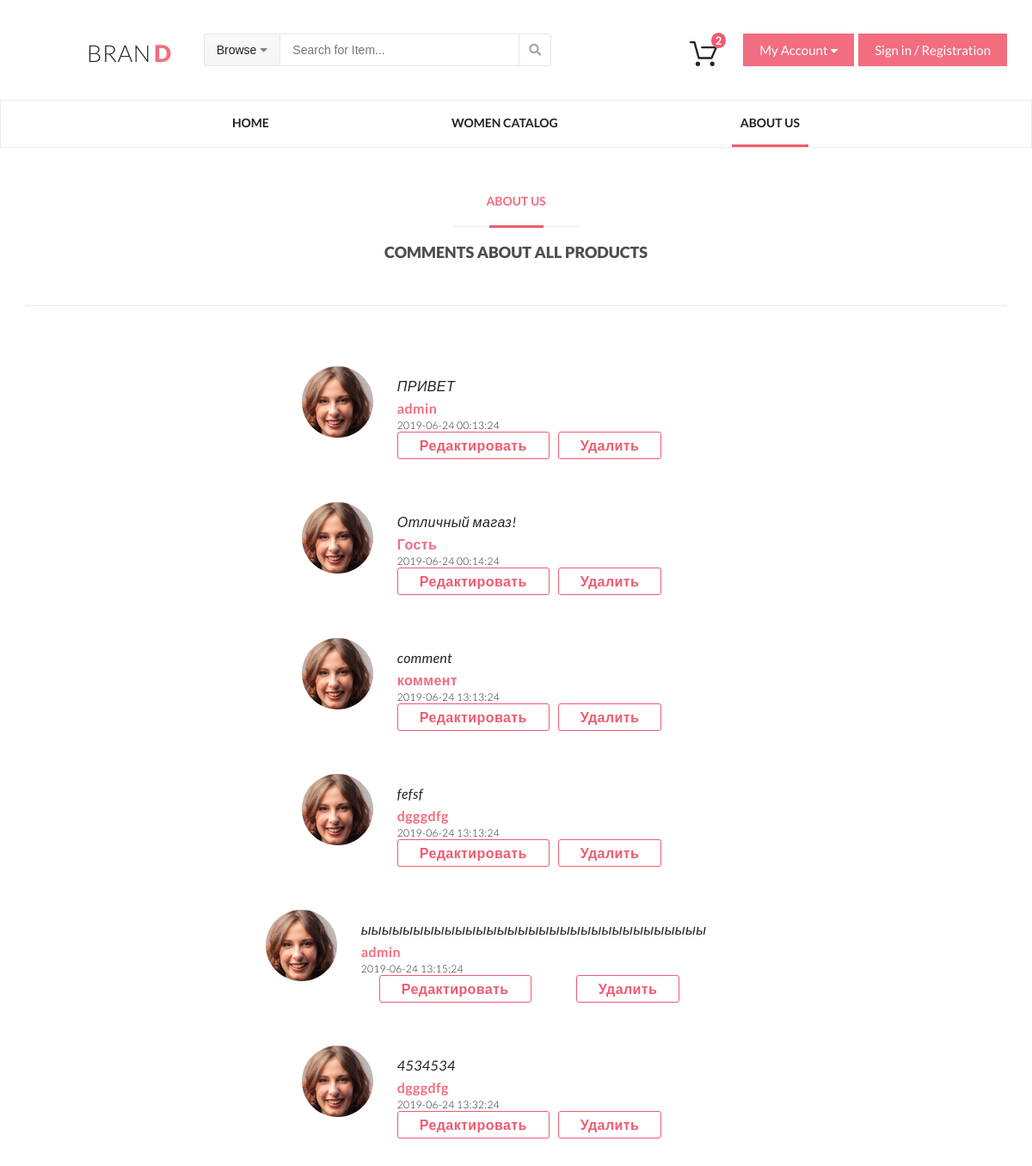
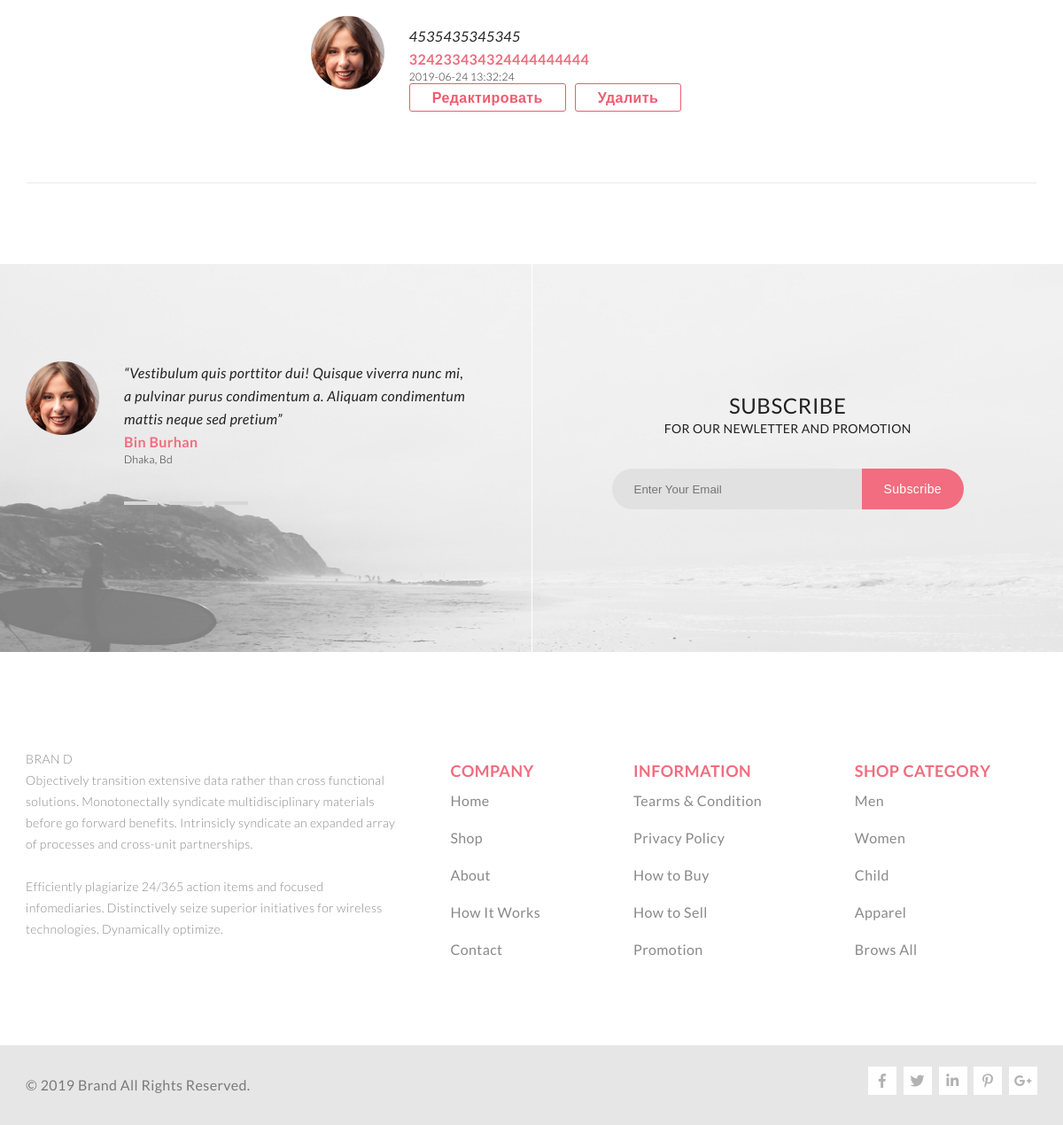
The app's page /about_us/ with its own data (2 pictures, top to bottom).
### tables this page shows
CREATE TABLE `comments` (
  `id_product` int(11) DEFAULT NULL,
  `id` int(11) NOT NULL,
  `text` varchar(200) NOT NULL,
  `name` varchar(45) NOT NULL,
  `date` datetime DEFAULT NULL,
  `email` varchar(45) DEFAULT NULL
);

### engine/db.php (called while the page is built, shortened)
<?php
function getDB()
{
    static $sqlConnect = null;
    if (is_null($sqlConnect)) {
        $sqlConnect = @mysqli_connect(HOST, USER, PASSWORD, DATABASE)
            or die("Ошибка соединения с БД" . mysqli_connect_error());
    }
    return $sqlConnect;
}
function getArrayDB($query) {
    $link = getDB();
    $result = @mysqli_query($link, $query) or die(mysqli_error($link));
    $result_array = [];
    foreach ($result as $row) {
        $result_array[] = $row;
    }
    return $result_array;
}

### engine/controller.php (called while the page is built, shortened)
<?php
function getParamsTemplate($page)
{
    switch ($page) {
        case 'header':
        $paramsTemplate = [
            'countCart' => countCart()
        ];
        break;
        case 'about_us':
            $paramsTemplate = [
                'title' => 'ABOUT US',
                'commentsList' => getArrayDB("SELECT * FROM `comments`"),
                'messageComment' => messageComment(),
                'selectedComment' => editComment(),
            ];
            break;
    }
    return $paramsTemplate;
}

### templates/about_us.php (the view, shortened to what this page needs)
<main class="about_us_page">
    <section class="comments">
        <p class="collection">ABOUT US</p>
        <img src="/img/hot_deals/line-border-pink.png" alt="">
        <p class="heading">comments about all products</p>
    </section>
    <section class="comments">
        <? foreach ($commentsList as $comment) : ?>
            <div>
                <article class="comment">
                    <?= $comment['text'] ?>
                    <br>
                    <address>
                        <?= $comment['name'] ?>
                        <p><?= $comment['date'] ?></p>
                    </address>
                    <div class="buttons">
                        <a href="?action=edit&message=edit&id=<?= $comment['id'] ?>">Редактировать</a>
                        <a href="?action=delete&id=<?= $comment['id'] ?>">Удалить</a>
                    </div>
                </article>
            </div>
        <? endforeach; ?>
    </section>
</main>

### public/style/about_us.css (style rules this page uses)
.about_us_page { position: relative; width: 1142px; margin: 0 auto; }
.comments { padding: 50px 50px 50px; display: flex; flex-direction: column; align-items: center; margin: 0 auto; width: 1140px; }
.comments .comment { margin-top: 20px; background: url(../img/foto_comment.png) no-repeat; padding: 10px 70px 30px 111px; color: #222224; font-size: 16px; font-style: italic; line-height: 26px; letter-spacing: 0.4px; width: 100%; }
.comments .comment address { color: #f16d7f; font-size: 16px; font-weight: 700; letter-spacing: 0.4px; line-height: 26px; font-style: normal; }
.comments .comment address p { color: #222224; font-size: 12px; font-weight: 300; letter-spacing: 0.3px; line-height: 14px; }
.comments .comment .buttons { display: flex; justify-content: space-around; }
.comments .comment button, .comments .comment a { padding: 0px 20px; text-decoration: none !important; display: block; color: #ef5b70; font-size: 16px; font-weight: bold; border-radius: 3px; border: 1px solid #ef5b70; padding: 5px 25px; margin-right: 10px; line-height: 20px; font-style: normal; cursor: pointer; }
.comments .collection { color: #f16d7f; font-size: 14px; font-weight: 700; line-height: 24px; text-transform: uppercase; }
.comments img { margin: 16px; }
.comments .heading { color: #4d4d4d; font-size: 18px; font-weight: 900; line-height: 24px; text-transform: uppercase; }
section { width: 1140px; margin: 0 auto; display: flex; border-bottom: 1px solid #eaeaea; }

### public/style/index.css (style rules this page uses)
body { font-family: Lato, sans-serif; }
* { margin: 0; padding: 0; box-sizing: border-box; }

### records on screen
comments: text "ПРИВЕТ", name "admin", date "2019-06-24 00:13:24"
comments: text "Отличный магаз!", name "Гость", date "2019-06-24 00:14:24"
comments: text "comment", name "коммент", date "2019-06-24 13:13:24"
comments: text "fefsf", name "dgggdfg", date "2019-06-24 13:13:24"
comments: text "ыыыыыыыыыыыыыыыыыыыыыыыыыыыыыыыыы", name "admin", date "2019-06-24 13:15:24"
comments: text "4534534", name "dgggdfg", date "2019-06-24 13:32:24"
comments: text "4535435345345", name "324233434324444444444", date "2019-06-24 13:32:24"

### other values on screen
$countCart "2"
